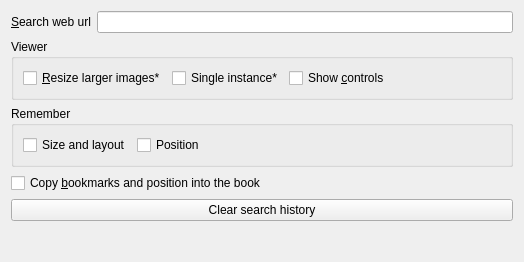
         <widget class="QWidget" name="page_4">
          <property name="geometry">
           <rect>
            <x>0</x>
            <y>-29</y>
            <width>524</width>
            <height>262</height>
           </rect>
          </property>
          <attribute name="label">
           <string>&amp;Miscellaneous</string>
          </attribute>
          <layout class="QGridLayout" name="gridLayout">
           <item row="5" column="0" colspan="2">
            <widget class="QGroupBox" name="groupBox_8">
             <property name="title">
              <string>Remember</string>
             </property>
             <layout class="QHBoxLayout" name="horizontalLayout_5">
              <item>
               <widget class="QCheckBox" name="remember_window_size">
                <property name="text">
                 <string>Size and layout</string>
                </property>
               </widget>
              </item>
              <item>
               <widget class="QCheckBox" name="remember_current_page">
                <property name="text">
                 <string>Position</string>
                </property>
               </widget>
              </item>
              <item>
               <spacer name="horizontalSpacer_3">
                <property name="orientation">
                 <enum>Qt::Horizontal</enum>
                </property>
                <property name="sizeHint" stdset="0">
                 <size>
                  <width>40</width>
                  <height>20</height>
                 </size>
                </property>
               </spacer>
              </item>
             </layout>
             <zorder>remember_current_page</zorder>
             <zorder>remember_window_size</zorder>
             <zorder>horizontalSpacer_3</zorder>
            </widget>
           </item>
           <item row="4" column="0" colspan="2">
            <widget class="QGroupBox" name="groupBox_9">
             <property name="title">
              <string>Viewer</string>
             </property>
             <layout class="QHBoxLayout" name="horizontalLayout_6">
              <item>
               <widget class="QCheckBox" name="fit_images">
                <property name="toolTip">
                 <string>Needs restart</string>
                </property>
                <property name="text">
                 <string>&amp;Resize larger images*</string>
                </property>
               </widget>
              </item>
              <item>
               <widget class="QCheckBox" name="singleinstance">
                <property name="toolTip">
                 <string>Normally, you can view multiple books in calibre, each in its own viewer window. &lt;br&gt;With this option, if you attempt to view a second book, it will replace the previously opened book instead of using a new window. Needs restart</string>
                </property>
                <property name="text">
                 <string>Single instance*</string>
                </property>
               </widget>
              </item>
              <item>
               <widget class="QCheckBox" name="show_controls">
                <property name="text">
                 <string>Show &amp;controls</string>
                </property>
               </widget>
              </item>
              <item>
               <spacer name="horizontalSpacer_2">
                <property name="orientation">
                 <enum>Qt::Horizontal</enum>
                </property>
                <property name="sizeHint" stdset="0">
                 <size>
                  <width>40</width>
                  <height>20</height>
                 </size>
                </property>
               </spacer>
              </item>
             </layout>
             <zorder>show_controls</zorder>
             <zorder>singleinstance</zorder>
             <zorder>horizontalSpacer_2</zorder>
             <zorder>fit_images</zorder>
            </widget>
           </item>
           <item row="3" column="0">
            <widget class="QLabel" name="label_26">
             <property name="text">
              <string>&amp;Search web url</string>
             </property>
             <property name="buddy">
              <cstring>search_online_url</cstring>
             </property>
            </widget>
           </item>
           <item row="6" column="0" colspan="2">
            <widget class="QCheckBox" name="copy_bookmarks_to_file">
             <property name="toolTip">
              <string>Keep a copy of all bookmarks/current page information inside the ebook file, so that you can share them by simply sending the ebook file itself. Currently only works with ebooks in the EPUB format.</string>
             </property>
             <property name="text">
              <string>Copy &amp;bookmarks and position into the book</string>
             </property>
            </widget>
           </item>
           <item row="3" column="1">
            <widget class="QLineEdit" name="search_online_url">
             <property name="toolTip">
              <string>Change the search engine used to perform online searches for selected text.
You must enter the search URL for the search engine, with the placeholder
{text}, which will be replaced by the selected text.</string>
             </property>
            </widget>
           </item>
           <item row="7" column="0" colspan="2">
            <widget class="QPushButton" name="clear_search_history_button">
             <property name="text">
              <string>Clear search history</string>
             </property>
            </widget>
           </item>
           <item row="8" column="0" colspan="2">
            <spacer name="verticalSpacer">
             <property name="orientation">
              <enum>Qt::Vertical</enum>
             </property>
             <property name="sizeHint" stdset="0">
              <size>
               <width>20</width>
               <height>40</height>
              </size>
             </property>
            </spacer>
           </item>
          </layout>
         </widget>
